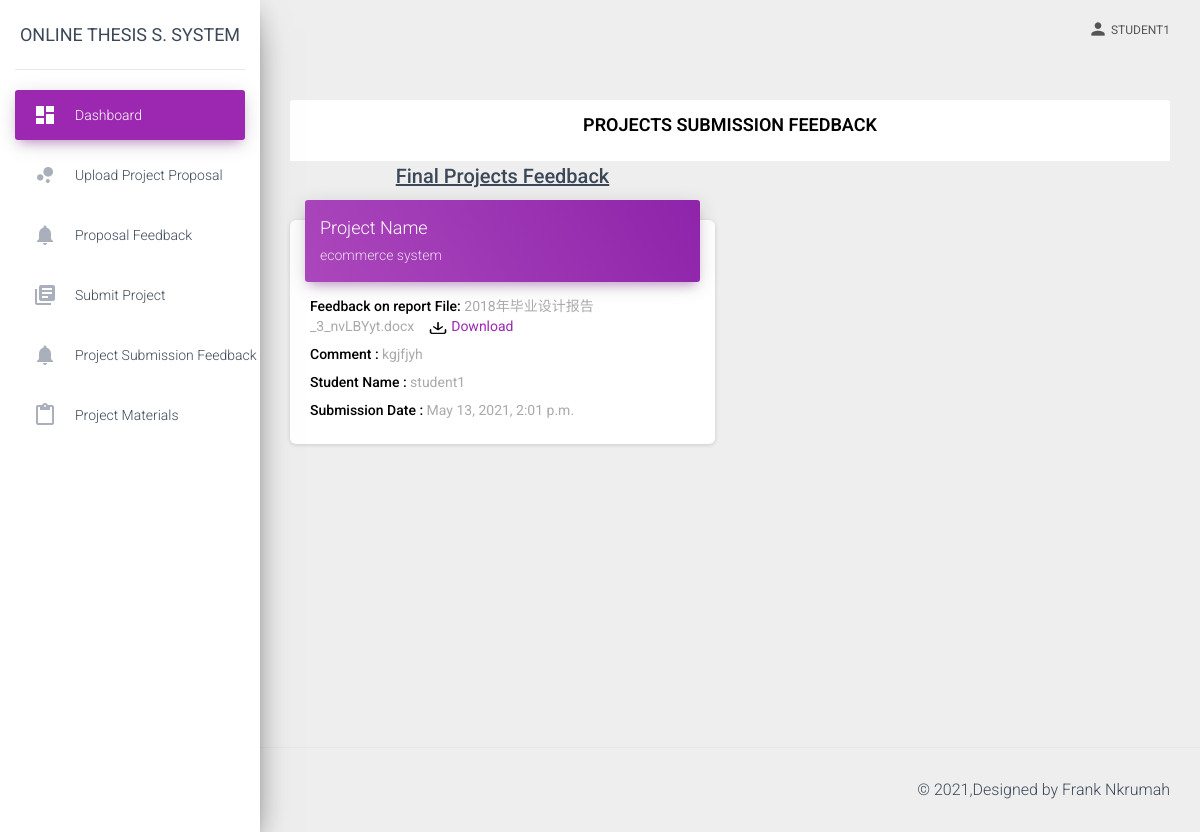
Page /project-submission-feedback (signed in) on the committed database.
### online_thesis/models.py (models this page shows, shortened)
class ProjectSubmissionFeedback(models.Model):
    project = models.ForeignKey(ProjectSubmission, on_delete=models.CASCADE)
    teacher = models.ForeignKey(User, on_delete=models.CASCADE)
    report = models.FileField(upload_to='report_files')
    comment = models.TextField()
    date = models.DateTimeField(auto_now_add=True)
    def filename(self):
        return os.path.basename(self.report.name)

class ProjectSubmission(models.Model):
    STATUS = (
        ('DRAFT','DRAFT'),
        ('FINAL','FINAL')
    )
    student = models.ForeignKey(User, on_delete=models.CASCADE)
    project = models.ForeignKey(SelectedTopic, on_delete=models.CASCADE)
    report = models.FileField(upload_to='report_files')
    design_images = models.ImageField(upload_to='design_images')
    status = models.CharField(max_length=300, choices=STATUS , default='DRAFT')
    date = models.DateTimeField(auto_now_add=True)

class SelectedTopic(models.Model):
    PROJECT_STATUS = (
        ('PENDING','PENDING'),
        ('DENIED','DENIED'),
        ('APPROVED','APPROVED'),
    )
    project = models.ForeignKey(Topic, on_delete=models.CASCADE)
    student = models.ForeignKey(User, on_delete=models.CASCADE)
    student_view = models.TextField()
    status = models.CharField(max_length=300, choices=PROJECT_STATUS, default='PENDING')
    date = models.DateTimeField(auto_now_add=True)
    def __str__(self):
        return self.project.name

class Topic(models.Model):
    PROJECT_STATUS = (
        ('PENDING','PENDING'),
        ('DENIED','DENIED'),
        ('APPROVED','APPROVED'),
    )
    name = models.CharField(max_length=300)
    description = models.TextField()
    teacher = models.ForeignKey(User, on_delete=models.CASCADE)
    status = models.CharField(max_length=300, choices=PROJECT_STATUS, default='PENDING')

### online_thesis/views.py (the view)
# urls.py: path('project-submission-feedback', project_submission_feedback, name='project_submission_feedback'),
@login_required
def project_submission_feedback(request):
    try:
        draft_feedback = ProjectSubmissionFeedback.objects.all().filter(project__student=request.user).filter(project__status='DRAFT').order_by('-id')
        final_feedback = ProjectSubmissionFeedback.objects.all().filter(project__student=request.user).filter(project__status='FINAL').order_by('-id')
        return render(request,'student/project_submission_feedback.html',{'draft_feedback':draft_feedback, 'final_feedback':final_feedback})
    except:
        return redirect('no_feedback_project_submission')

### templates/student/project_submission_feedback.html (shortened to what this page needs)
{% extends "student_base.html" %}
{% load static %}
{% block content %}
<div class="container-fluid">
  <div class="row">
      <div class="col-md-12">
        <div class="card-header card-header-primary">
          <h4 class="card-title title-main">PROJECTS SUBMISSION FEEDBACK</h4>
        </div>
      </div>
      {% if final_feedback or draft_feedback %}
      <div class="col-md-6">
        <div class="row">
          {% if final_feedback %}
            <h4 class="title-feedback">Final Projects Feedback</h4>
            {% for feedback in final_feedback %}
                <div class="col-md-12">
                    <div class="card">
                        <div class="card-header card-header-primary">
                        <h4 class="card-title">Project Name</h4>
                        <p class="card-category">{{feedback.project.project}}</p>
                        </div>
                        <div class="card-body">
                        <label class="labl"><span class="project-detail">Feedback on report File:</span> {{feedback.filename}} <a href="{{feedback.report.url}}" download> <span class="download"><img class="download-img" src="{% static 'img/download.png' %}" /> Download</span></a></label>
                        <label class="labl"><span class="project-detail">Comment :</span> {{feedback.comment}}</label>
                        <label class="labl"><span class="project-detail">Student Name :</span> {{feedback.project.student}}</label>
                        <label class="labl"><span class="project-detail">Submission Date :</span> {{feedback.date}}</label>
                        </div>
                    </div>
                </div>
            {% endfor %}
        {% endif %}
        </div>
      </div>
      <div class="col-md-6">
      </div>
        {% else %}
        <div class="col-md-3 mt-5"></div>
        <div class="col-md-4 mt-5">
          <p class="error"><span class="sorry"> Sorry !</span>You don't have feedback on your project submission.</p>
        </div>
        <div class="col-md-4 mt-5"></div>
        {% endif %}
  </div>
</div>
{% endblock %}

### templates/student_base.html (shortened to what this page needs)
<!DOCTYPE html>
{% load static %}
<html lang="en">
<head>
  <link rel="stylesheet" href="https://maxcdn.bootstrapcdn.com/font-awesome/latest/css/font-awesome.min.css">
  <link href="{% static 'css/material-dashboard.css' %}" rel="stylesheet" />
  <link href="{% static 'demo/demo.css' %}" rel="stylesheet" />
</head>
<body class="">
  <div class="wrapper ">
    <div class="sidebar" data-color="purple" data-background-color="white" data-image="../assets/img/sidebar-1.jpg">
      <div class="logo"><a href="{% url 'dashboard' %}" class="simple-text logo-normal">
          Online Thesis S. System
        </a></div>
      <div class="sidebar-wrapper">
        <ul class="nav">
          <li class="nav-item active ">
            <a class="nav-link" href="{% url 'dashboard' %}">
              <i class="material-icons">dashboard</i>
              <p>Dashboard</p>
            </a>
          </li>
          <li class="nav-item ">
            <a class="nav-link" href="{% url 'upload_proposal' %}">
              <i class="material-icons">bubble_chart</i>
              <p>Upload Project Proposal</p>
            </a>
          </li>
          <li class="nav-item ">
            <a class="nav-link" href="{% url 'proposal_feedback' %}">
              <i class="material-icons">notifications</i>
              <p>Proposal Feedback</p>
            </a>
          </li>
          <li class="nav-item ">
            <a class="nav-link" href="{% url 'submit_project' %}">
              <i class="material-icons">library_books</i>
              <p>Submit Project</p>
            </a>
          </li>
          <li class="nav-item ">
            <a class="nav-link" href="{% url 'project_submission_feedback' %}">
              <i class="material-icons">notifications</i>
              <p>Project Submission Feedback</p>
            </a>
          </li>
         <li class="nav-item ">
            <a class="nav-link" href="{% url 'project_materials' %}">
              <i class="material-icons">content_paste</i>
              <p>Project Materials</p>
            </a>
          </li>
        </ul>
      </div>
    </div>
    <div class="main-panel">
      <nav class="navbar navbar-expand-lg navbar-transparent navbar-absolute fixed-top ">
        <div class="container-fluid">
          <div class="collapse navbar-collapse justify-content-end">
            <ul class="navbar-nav">
              <li class="nav-item dropdown">
                <a class="nav-link" href="javascript:;" id="navbarDropdownProfile" data-toggle="dropdown" aria-haspopup="true" aria-expanded="false">
                  <i class="material-icons">person</i><span>{{user.username}}</span>
                </a>
              </li>
            </ul>
          </div>
        </div>
      </nav>
      <div class="content">
        {% block content %}{% endblock  %}
      </div>
      <footer class="footer">
        <div class="container-fluid">
          <div class="copyright float-right">
            &copy;
              ,Designed by  Frank Nkrumah
              </div>
        </div>
      </footer>
    </div>
  </div>
</body>
</html>

### templates/student/project_submission_feedback.html (style rules this page uses)
.project-detail { color:black; font-weight:500; }
.title-main { color:black; font-weight:600; text-align:center; }
.labl { display:block; }
.download { margin-left:10px; }
.download-img { width: 20px; height: 14px; }
.title-feedback { margin: auto; font-size: 20px; font-weight: 500; text-decoration: underline; }

### rows in the picture
ProjectSubmissionFeedback: project.project "ecommerce system", filename "2018年毕业设计报告_3_nvLBYyt.docx", comment "kgjfjyh", project.student "student1", date "May 13, 2021, 2:01 p.m."

### other values in the picture
{{ user.username }} "STUDENT1"
